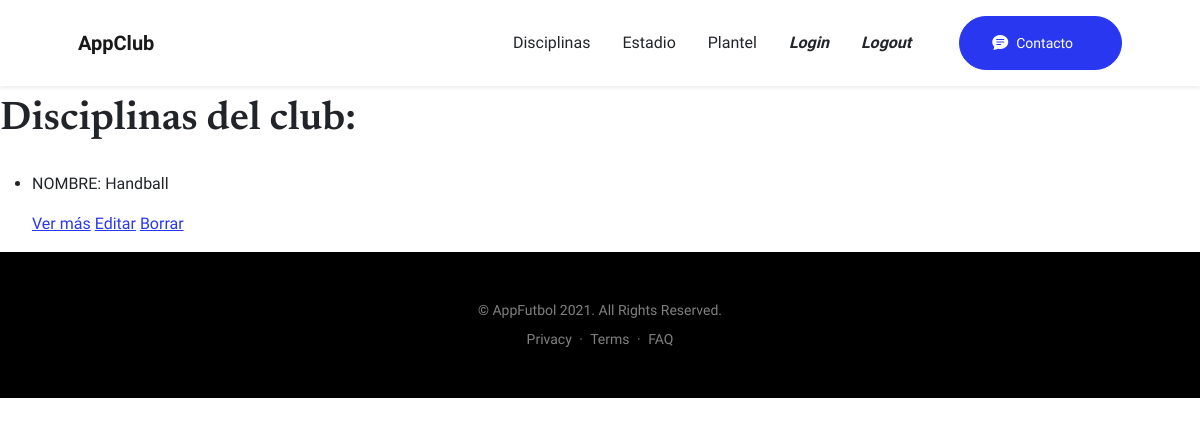
The app's page /AppClub/disciplinas/list (signed in), older data.
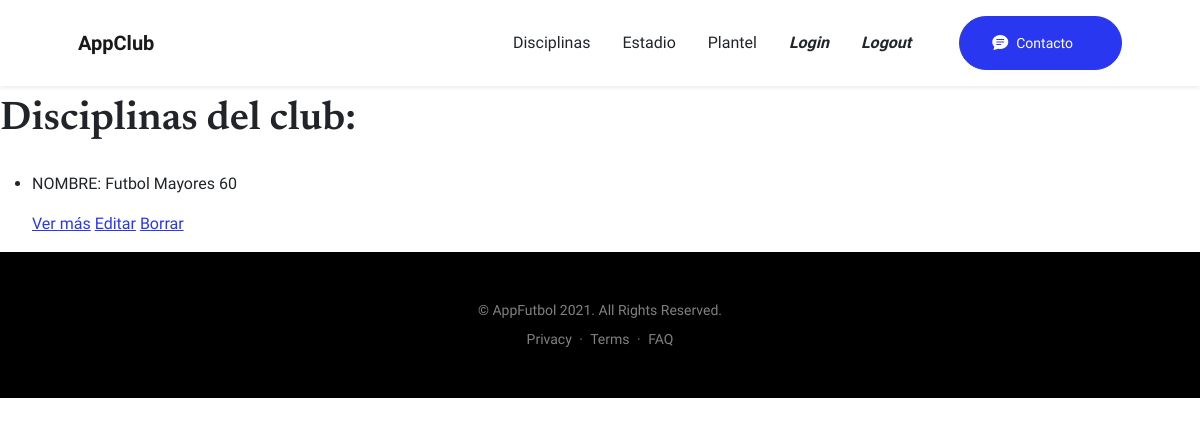
The same page, newer data.
### AppClub/models.py (models this page shows, shortened)
class Disciplina(models.Model):
    nombre = models.CharField(max_length=40)
    sede = models.CharField(max_length=40)
    dias_realizacion = models.DateField()

### AppClub/views.py (the view)
# urls.py: path('disciplinas/list', views.DisciplinaList.as_view(), name='List3'),
class DisciplinaList(LoginRequiredMixin, ListView):
    model = Disciplina
    template_name = "AppClub/disciplinas_list.html"

### AppClub/templates/AppClub/disciplinas_list.html
{% extends "AppClub/base.html" %}
{% load static %}
        {% block contenidoVariable %}
        <h1 class="mb-1">Disciplinas del club:</h1> <br>
          <ul>
            {% for disciplina in object_list %}
            <li>
              <p>NOMBRE: {{ disciplina.nombre}}</p>
              <p>
              <a href="{% url 'Detail3' disciplina.id %}">Ver más</a>
              <a href="{% url 'Edit3' disciplina.id %}">Editar</a>
              <a href="{% url 'Delete3' disciplina.id %}">Borrar</a>
            </p>
            </li>
            {% endfor %}
          </ul>
        {% endblock %}

### AppClub/templates/AppClub/base.html (shortened to what this page needs)
<!DOCTYPE html>
<html lang="en">
    <head>
        {% load static %}
        <link href="https://cdn.jsdelivr.net/npm/bootstrap-icons@1.5.0/font/bootstrap-icons.css" rel="stylesheet" />
        <link href="{% static 'AppClub/css/styles.css' %}" rel="stylesheet" />
    </head>
    <body id="page-top">
        <nav class="navbar navbar-expand-lg navbar-light fixed-top shadow-sm" id="mainNav">
            <div class="container px-5">
                <a class="navbar-brand fw-bold" href="{% url 'Inicio' %}">AppClub</a>
                <div class="collapse navbar-collapse" id="navbarResponsive">
                    <ul class="navbar-nav ms-auto me-4 my-3 my-lg-0">
                        <li class="nav-item"><a class="nav-link me-lg-3" href="{% url 'Disciplinas' %}">Disciplinas</a></li>
                        <li class="nav-item"><a class="nav-link me-lg-3" href="{% url 'Estadio' %}">Estadio</a></li>
                        <li class="nav-item"><a class="nav-link me-lg-3" href="{% url 'Plantel' %}">Plantel</a></li>
                        <li class="nav-item"><a class="nav-link me-lg-3" href="{% url 'Login' %}"><i><b>Login</b></i></a></li>
                        <li class="nav-item"><a class="nav-link me-lg-3" href="{% url 'Logout' %}"><i><b>Logout</b></i> </a></li>
                    </ul>
                    <button class="btn btn-primary rounded-pill px-3 mb-2 mb-lg-0" >
                        <a class="nav-link me-lg-3" href="{% url 'Contacto' %}">
                            <span class="d-flex align-items-center" style="color: white">
                                <i class="bi-chat-text-fill me-2"></i>
                                <span class="small">Contacto</span>
                            </span>
                        </a>
                    </button>
                </div>
            </div>
        </nav>
        <br> <br> <br> <br>
        {% block contenidoVariable %}
        {% endblock %}
        <footer class="bg-black text-center py-5">
            <div class="container px-5">
                <div class="text-white-50 small">
                    <div class="mb-2">&copy; AppFutbol 2021. All Rights Reserved.</div>
                    <a href="#!">Privacy</a>
                    <span class="mx-1">&middot;</span>
                    <a href="#!">Terms</a>
                    <span class="mx-1">&middot;</span>
                    <a href="#!">FAQ</a>
                </div>
            </div>
        </footer>
    </body>
</html>

Row changes from the older to the newer data that the page shows:
removed Disciplina: nombre "Handball"
added Disciplina: nombre "Futbol Mayores 60"
